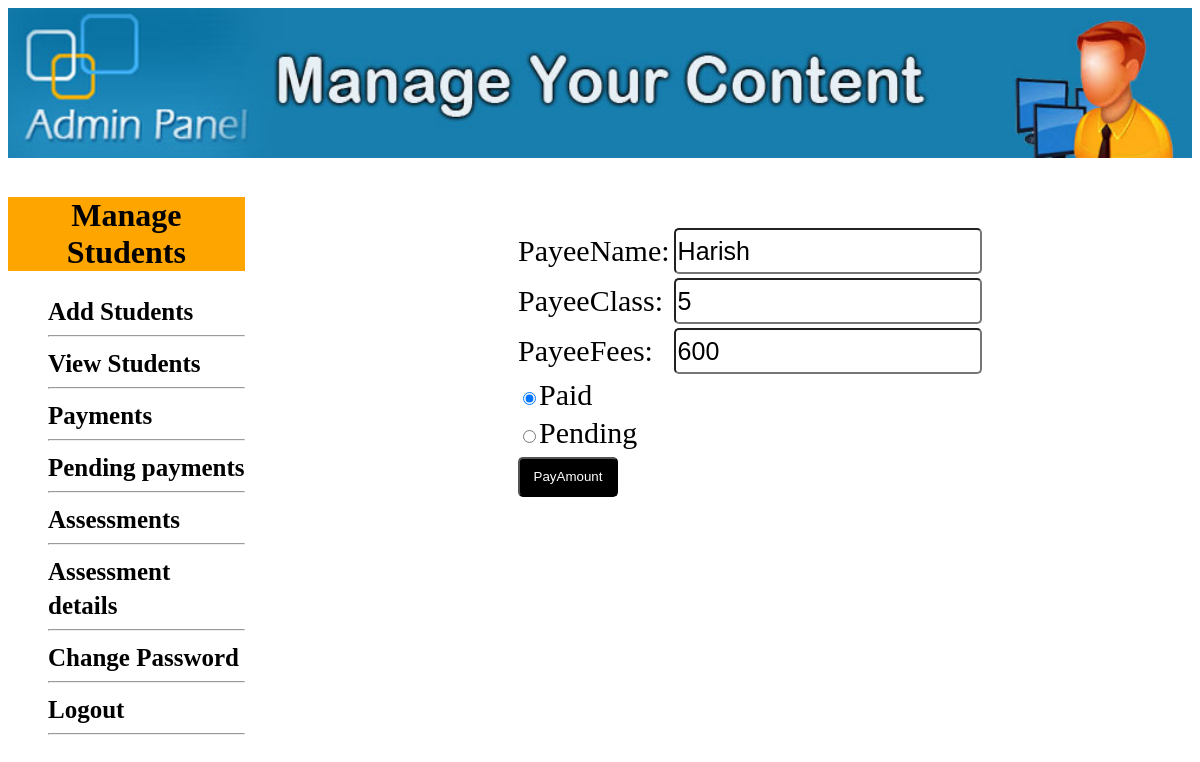
Screenshot of /managestud.php?payamt=1 (signed in) with the database file from the repository.
### tables this page shows
CREATE TABLE `students` (
  `id` int(100) NOT NULL,
  `name` varchar(100) NOT NULL,
  `course` varchar(100) NOT NULL,
  `fee` int(100) NOT NULL,
  `data` timestamp NOT NULL DEFAULT CURRENT_TIMESTAMP ON UPDATE CURRENT_TIMESTAMP
);

### payamt.php (the view, shortened to what this page needs)
<?php
include("db.php");
if (isset($_GET['payamt'])) {
	$get_id = $_GET['payamt'];
	$get_stud = "select * from students where id = '$get_id'";
	$run = mysqli_query($con, $get_stud);
	$row = mysqli_fetch_array($run);
}
?>
<!DOCTYPE html>
<html>
<head>
</head>
<body>
<div class="payment">
<form method="post" >
	<table>
		<tr>
			<td>
				PayeeName:
			</td>
			<td>
				<input type="text" name="payname" value="<?php echo $row['name'];  ?>" class="txt">
			</td>
		</tr>
		<tr>
			<td>
				PayeeClass:
			</td>
			<td>
				<input type="text" name="payclass" value="<?php  echo $row['course'];  ?>" class="txt">
			</td>
		</tr>
		<tr>
			<td>
				PayeeFees:
			</td>
			<td>
				<input type="number" name="payfee" value="<?php  echo $row['fee'];  ?>" class="txt">
			</td>
		</tr>
		<tr>
			<td>
				<input type="radio" name="status" checked="" value="Paid">Paid
			</td>
		</tr>
		<tr>
		<td>
			<input type="radio" name="status" value="Pending">Pending
		</td>
		</tr>
		<tr>
			<td>
				<input type="submit" name="submit" value="PayAmount" class="btn">
			</td>
		</tr>
	</table>
</form>
</div>
</body>
</html>

### payamt.php (style rules this page uses)
.payment { width: 500px; height: 400px; position: absolute; top: 200px; left: 500px; padding: 15px; font-size: 30px; margin:10px auto; }
.btn { background-color: black; color: white; border-radius: 5px; cursor: pointer; height: 40px; width: 100px; }
.txt { width: 300px; height: 40px; border-radius: 5px; font-size: 25px; }

### rows the page displays
students: payname "Harish", payclass "5", payfee "600"
